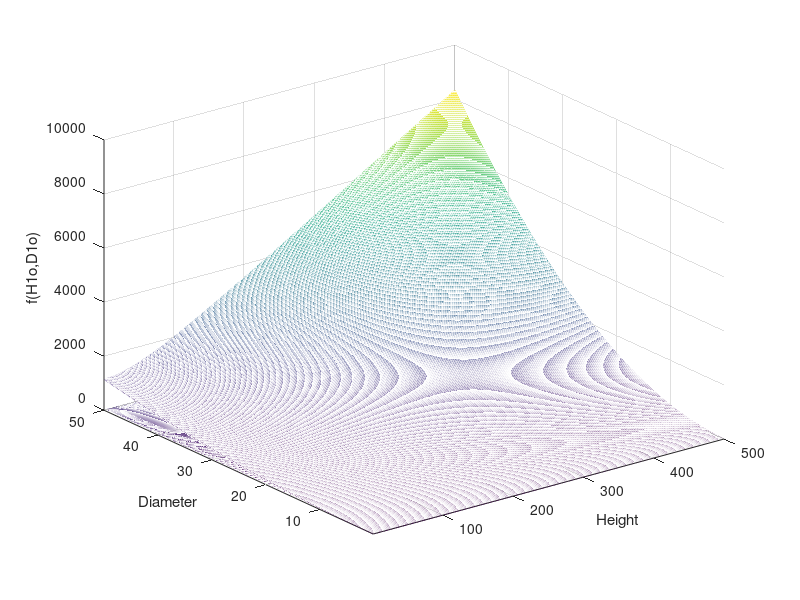

Recreate this plot in MATLAB.
%%plot the objective function
H=1.0:1.0:500;
D=0.1:0.1:50.0;
f=@(H,D) 6.59734e-3*(D.^2).*(sqrt(H.^2+4800));
[H1o,D1o]=meshgrid(H,D);
mesh(H1o,D1o,f(H1o,D1o));
hold on;
xlabel('Height');
ylabel('Diameter');
zlabel('f(H1o,D1o)');
contour(H1o,D1o,f(H1o,D1o),500);